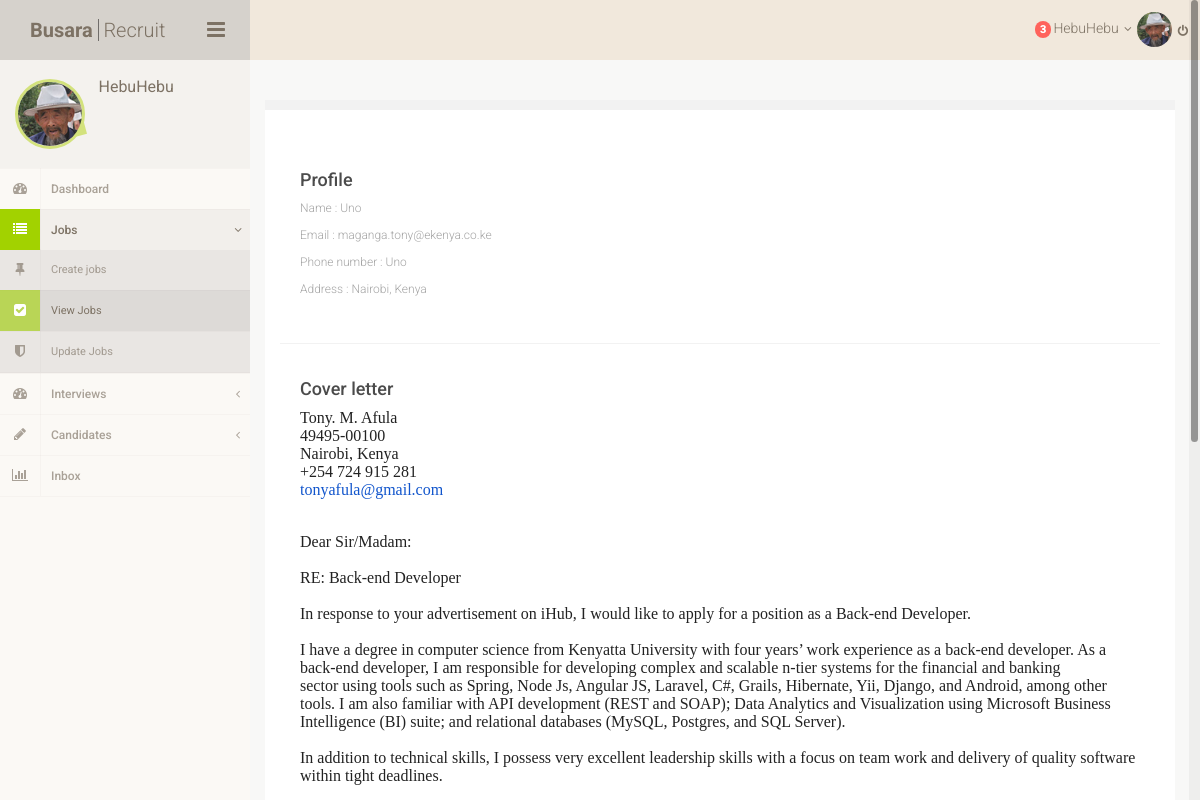
Screenshot of /candidates/profile/5 (signed in) with the database file from the repository.
### employers/models.py (models this page shows, shortened)
class Employer(models.Model):
    user = models.OneToOneField(User, on_delete=models.CASCADE)
    company_name = models.CharField(blank=False, unique=True, max_length=30)
    company_website = models.URLField(blank=False, unique=True, max_length=100)
    phone_number = models.CharField(blank=True, unique=True, max_length=12)
    company_logo = models.ImageField(upload_to='employers', blank=True, default="")
    created_on = models.DateTimeField(auto_now=True)

### employees/models.py (models this page shows, shortened)
class Employee(models.Model):
    job = models.ForeignKey(Job, on_delete=models.CASCADE, null=True)
    first_name = models.CharField(blank=False, max_length=30, default="")
    last_name = models.CharField(blank=False, max_length=30, default="")
    email = models.EmailField(blank=False, max_length=35, default="")
    phone_number = models.CharField(blank=False, max_length=12)
    address = models.CharField(blank=True, max_length=60)
    cover_letter = models.CharField(max_length=17000, default='')  # large max_length to accomodate storage of html text
    resume = models.FileField(upload_to='resume/%Y%m%d/', default='')
    application_date = models.DateTimeField(auto_now=True)
    is_shortlisted = models.BooleanField(default=False)

### employees/views.py (the view)
# urls.py: url(r'^profile/(?P<id>[0-9]+)$', views.candidate_profile, name="profile"),
def candidate_profile(request, id):
    user = request.user
    employer = user.employer
    profile = get_object_or_404(Employee, pk=id)
    return render(request, 'employees/view_profile.html', {'profile': profile, 'company_name': employer.company_name})

### employees/templates/employees/view_profile.html (shortened to what this page needs)
<!DOCTYPE html>
<html>
  <head>
    {% load static %}
    <link href="{% static 'employers/css/bootstrap.min.css' %}" rel="stylesheet">
    <link href="http://netdna.bootstrapcdn.com/font-awesome/4.0.3/css/font-awesome.css" rel="stylesheet">
    <link rel="stylesheet" href="{% static 'employers/css/animate.min.css' %}">
    <link rel="stylesheet" href="{% static 'employers/css/rickshaw.min.css' %}">
    <link rel="stylesheet" href="{% static 'employers/css/bootstrap-checkbox.css' %}">
    <link rel="stylesheet" href="{% static 'employers/css/chosen-bootstrap.css' %}">
    <link rel="stylesheet" href="{% static 'employers/js/plugins/tabdrop/css/tabdrop.css' %}">
    <link href="{% static 'employers/css/minoral.css' %}" rel="stylesheet">
  </head>
  <body class="brownish-scheme">
    <div id="wrap">
      <div class="row">
        <div class="navbar navbar-default navbar-fixed-top" role="navigation">
          <div class="navbar-header col-md-2">
            <a class="navbar-brand" href="index.html">
              <strong>Busara</strong>  Recruit
            </a>
            <div class="sidebar-collapse">
              <a href="index.html#">
                <i class="fa fa-bars"></i>
              </a>
            </div>
          </div>
          <div class="navbar-collapse">
            <div class="collapsing-content">
              <div class="user-controls">
                <ul>
                  <li class="dropdown messages">
                    <a class="dropdown-toggle" data-toggle="dropdown" href="index.html#">
                      <span class="badge badge-red" id="user-new-messages">3</span>{{company_name}}</strong> <i class="fa fa-angle-down"></i>
                    </a>
                    <div class="profile-photo">
                      <img src="images/profile-photo.jpg" alt />
                    </div>
                  </li>
				   <li>
                     <a href="{% url 'employers:logout' %}"><i class="fa fa-power-off"></i></a>
                  </li>
                </ul>
              </div>
            </div>
            <ul class="nav navbar-nav side-nav" id="navigation">
              <li class="user-status status-online" id="user-status">
                <div class="profile-photo">
                  <img src="{% static 'employers/images/profile-photo.jpg' %}" alt />
                </div>
                <div class="user">
                  {{company_name}}
                </div>
              </li>
			  <li class="dropdown">
                <a href="{% url 'employers:dashboard'%}" class="dropdown-toggle" title="Dashboard">
                  <i class="fa fa-dashboard">
                  </i>
                  Dashboard
                </a>
              </li>
			   <li class="dropdown open">
                <a href="index.html#" class="dropdown-toggle" data-toggle="dropdown" title="Forms">
                  <i class="fa fa-list">
                    <span class="overlay-label green"></span>
                  </i>
                  Jobs <b class="fa fa-angle-left dropdown-arrow"></b>
                </a>
                <ul class="dropdown-menu">
                  <li >
                    <a href="{% url 'jobs:create'%}" title="Common Elements">
                      <i class="fa fa-thumb-tack"></i>
                      Create jobs
                    </a>
                  </li>
                  <li class="active">
                    <a href="{% url 'jobs:view'%}" title="Validation">
                      <i class="fa fa-check-square"><span class="overlay-label green60"></span></i>
                      View Jobs
                    </a>
                  </li>
                  <li>
                    <a href="#"  title="Form Wizard">
                      <i class="fa fa-shield"></i>
                      Update Jobs
                    </a>
                  </li>
                </ul>
              </li>
              <li class="dropdown">
                <a href="#" class="dropdown-toggle" data-toggle="dropdown" title="Dashboard">
                  <i class="fa fa-dashboard">
                  </i>
                  Interviews <b class="fa fa-angle-left dropdown-arrow"></b>
                </a>
              </li>
              <li class="dropdown">
                <a href="index.html#" class="dropdown-toggle" data-toggle="dropdown" title="Interface">
                  <i class="fa fa-pencil">
                  </i>
                  Candidates <b class="fa fa-angle-left dropdown-arrow"></b>
                </a>
              </li>
			  <li>
                <a href="#" title="Charts & Graphs">
                  <i class="fa fa-bar-chart-o">
                  </i>
                  Inbox
                </a>
              </li>
            </ul>
          </div>
        </div>
        <div id="content" class="col-md-12">
          <div class="main">
<section class="tile">
  <div class="tile-widget nopadding">
    <ul class="nav nav-tabs tabdrop align-right">
    </ul>
  </div>
  <div class="tile-body tab-content">
    <div id="fulltext-tab" class="tab-pane fade in active">
      <ul class="search-results fulltext">
        <li class="search-result">
          <div class="cover">
            <h4><a href="#">Profile</a></h4>
			<p>Name : {{profile.first_name}}</p>
			<p>Email : {{profile.email}} </p>
			<p>Phone number : {{profile.first_name}}</p>
			<p>Address : {{profile.address}}</p>
          </div>
        </li>
		 <li class="search-result">
          <div class="cover">
            <h4><a href="#">Cover letter</a></h4>
            <p>{{profile.cover_letter|safe}}</p>
          </div>
        </li>
      </ul>
    </div>
  </div>
</section>
          </div>
        </div>
      </div>
    </div>
  </body>
</html>

### rows the page displays
Employer: company_name "HebuHebu"
Employee: first_name "Uno", email "maganga.tony@ekenya.co.ke", address "Nairobi, Kenya", cover_letter "Tony. M. Afula 49495-00100 Nairobi, Kenya +254 724 915 281 tonyafula@gmail.com Dear Sir/Madam: RE: Back-end Developer In response to your advertisement on iHub, I would like to apply for a position as a Back-end Developer. I have a degree in computer science from Kenyatta University with four years’ work experience as a back-end developer. As a back-end developer, I am responsible for developing complex and scalable n -tier systems for the financial and banking sector using tools such as Spring, Node Js, Angular JS, Laravel, C#, Grails, Hibernate, Yii, Django, and Android, among other tools. I am also familiar with API development (REST and SOAP); Data Analytics and Visualization using…"
